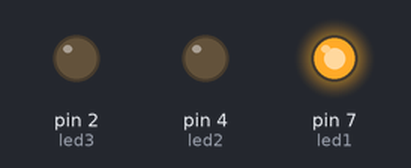
The sketch below on a simulated Arduino Uno, built with avr-gcc and run on an emulated ATmega328P. Shown: output pins drawn as LEDs (lit = HIGH).

Above: at 1.5 s.
At 6.5 s:
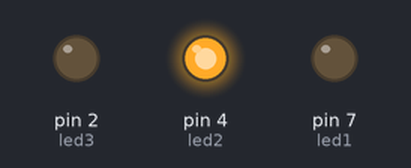
At 11.5 s:
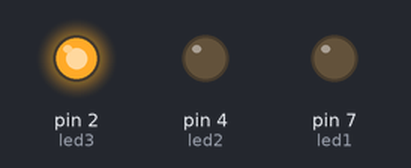
At 14.0 s:
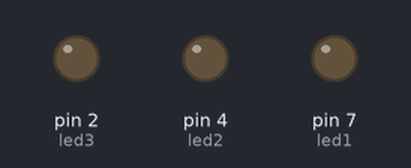
Timing chart, 0 to 19.5 s (numbered marks = the images above):
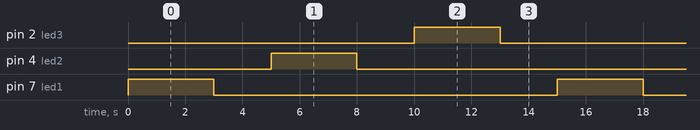

The sketch:

traffic_light.ino
```cpp
int led1=7;
int led2=4;
int led3=2;
void setup()
{
  pinMode(led1,OUTPUT);
  pinMode(led2,OUTPUT);
  pinMode(led3,OUTPUT);
}
void loop()
{
digitalWrite(led1,HIGH);
delay(3000);
digitalWrite(led1,0);
delay(2000);
digitalWrite(led2,1);
delay(3000);
digitalWrite(led2,0);
delay(2000);
digitalWrite(led3,1);
delay(3000);
digitalWrite(led3,0);
delay(2000);
}


  
```

Measured:
- by itself, pin 2 (led3), pin 4 (led2), pin 7 (led1): alternates HIGH for 3.0 s and LOW for 12.0 s
- by itself, everything shown: repeats every 15.0 s, in 6 steps
